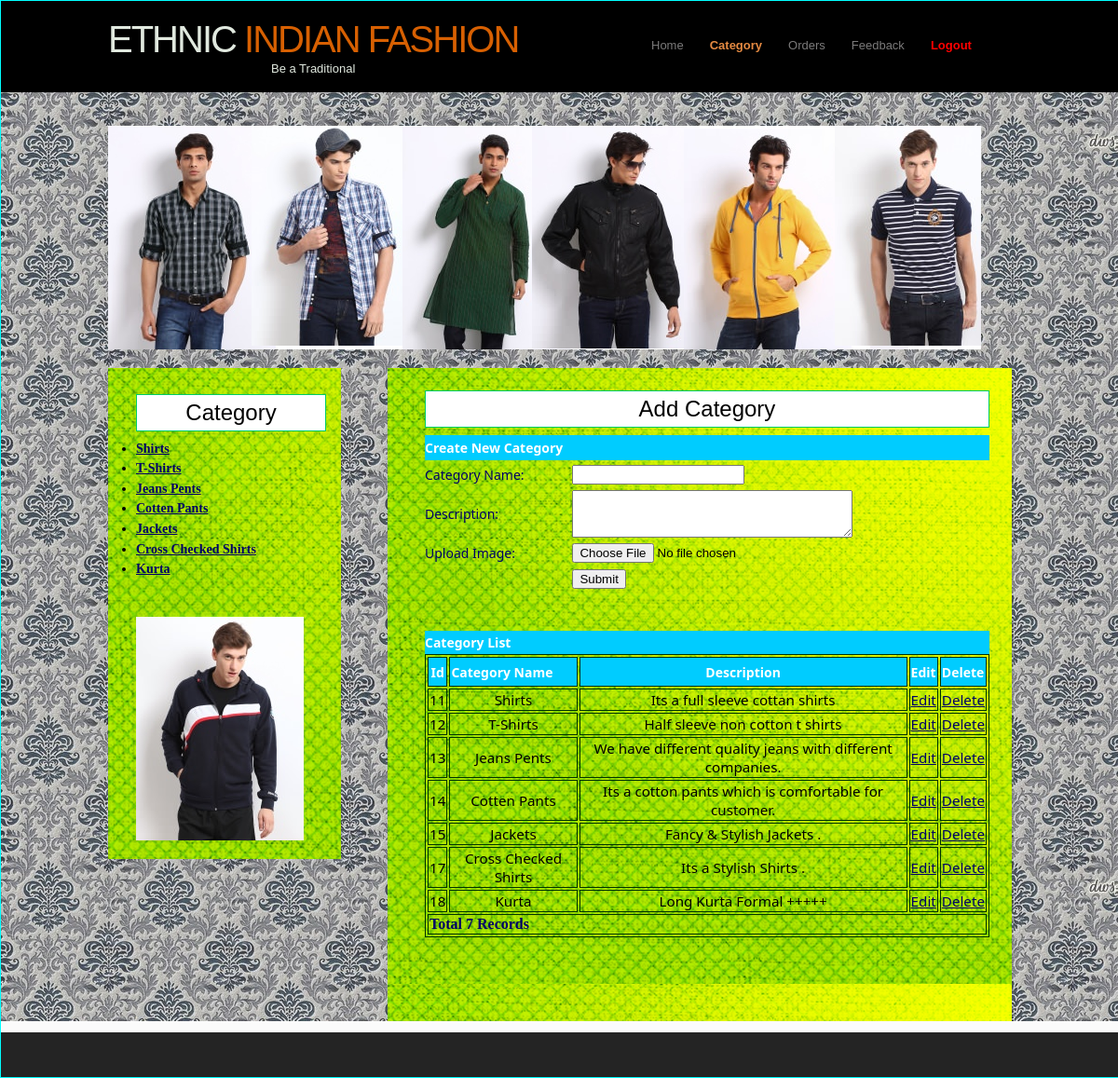
Page /add_catagory.php (signed in) on the committed database.
### tables this page shows
CREATE TABLE IF NOT EXISTS `category_master` (
  `CategoryId` int(11) NOT NULL AUTO_INCREMENT,
  `CategoryName` varchar(20) NOT NULL,
  `Description` varchar(200) NOT NULL,
  `Image` varchar(100) NOT NULL,
  PRIMARY KEY (`CategoryId`)
);

### add_catagory.php (the view, shortened to what this page needs)
<html>
<head>
<link href="style.css" rel="stylesheet" type="text/css" />
<link href="SpryAssets/SpryValidationTextField.css" rel="stylesheet" type="text/css" />
<link href="SpryAssets/SpryValidationTextarea.css" rel="stylesheet" type="text/css" />
</head>
<body onLoad="MM_preloadImages('img/67.jpg','img/101.png')">
<div class="main">
  <div class="header">
    <div class="header_resize">
      <div class="logo">
        <h1><a href="admin_index.php">ETHNIC<span> INDIAN FASHION</span><small><center>Be a Traditional</center></small></a></h1>
      </div>
      <div class="menu_nav">
        <ul>
          <li><a href="admin_index.php">Home</a></li>
          <li class="active"><a href="add_catagory.php">Category</a></li>
          <li><a href="order.php">Orders</a></li>
          <li><a href="allfeed.php">Feedback</a></li>
          <li><a href="logout.php"><font color="#FF0000"><b>Logout</b></font></a></li>
        </ul>
      </div>
    </div>
  </div>
  <div class="content">
    <div class="content_resize">
      <div class="hbg"><a href="#" onMouseOut="MM_swapImgRestore()" onMouseOver="MM_swapImage('Image4','','img/101.png',1)"><img src="img/100.png" alt="Sorry" width="937" height="240" id="Image4" /></a></div>
      <div class="mainbar">
        <div class="article">
          <h2 align="center">Add Category</h2>
            <table width="100%" border="0" cellspacing="0" cellpadding="0">
              <tr bgcolor="#00CCFF">
                <td height="27"><span class="style9 style32"><strong>Create New Category</strong></span></td>
              </tr>
			  <form action="InsertCategory.php" method="post" enctype="multipart/form-data" name="form1" id="form1">
              <tr>
                <td height="26"><table width="100%"  border="0" cellpadding="0" cellspacing="0">
                    <tr>
                      <td height="32" class="style19" ><div align="left" class="style19">Category Name:</div></td>
                      <td><span id="sprytextfield3">
                        <label>
                        <div align="left">
                          <input type="text" name="txtName" id="txtName" />
                        </div>
                        </label>
                        <span class="textfieldRequiredMsg">Enter Category.</span></span></td>
                    </tr>
                    <tr>
                      <td height="34"><div align="left"><span class="style19">Description:</span></div></td>
                      <td><span id="sprytextarea1">
                        <label>
                        <div align="left">
                          <textarea name="txtDesc" id="txtDesc" cols="35" rows="3"></textarea>
                        </div>
                        </label>
                        <span class="textareaRequiredMsg">Enter Description</span></span></td>
                    </tr>
                    <tr>
                      <td height="34"><div align="left"><span class="style19">Upload Image:</span></div></td>
                      <td><label>
                        <div align="left">
                          <input type="file" name="txtFile" id="txtFile" />
                        </div>
                      </label></td>
                    </tr>
                    <tr>
                      <td>&nbsp;</td>
                      <td><label>
                        <div align="left">
                          <input type="submit" name="button" id="button" value="Submit" />
                        </div>
                      </label><p>&nbsp;</p></td>
                    </tr>
</table></td>
              </tr></form>
              <tr bgcolor="#00CCFF">
                <td height="25" class="style33">Category List</td>
              </tr>
              <tr>
                <td><table width="100%" border="1" bordercolor="#003300" >
                    <tr bgcolor="#0099FF" class="style9">
                      <th height="32" bgcolor="#00CCFF" class="style11"><div align="left" class="style5 style20 style21 style32">
                        <div align="center"><strong>Id</strong></div>
                      </div></th>
                      <th bgcolor="#00CCFF" class="style11"><div align="left" class="style21 style5 style32"><strong>Category Name</strong></div></th>
                      <th bgcolor="#00CCFF" class="style11" align="center"><div align="left" class="style9 style5 style32">
                        <center class="style29">
                          Description
                        </center>
                      </div></th>
                      <th bgcolor="#00CCFF" class="style11"><div align="left" class="style9 style5 style32"><strong>Edit</strong></div></th>
                      <th bgcolor="#00CCFF" class="style11"><div align="left" class="style33">Delete</div></th>
                  </tr>
                    <?php
$sql = "select * from Category_Master";
$result = mysql_query($sql);
while($row = mysql_fetch_array($result))
{
$Id=$row['CategoryId'];
$CategoryName=$row['CategoryName'];
$Description=$row['Description'];
?>
                    <tr>
                      <td class="style11"><div align="left" class="style9 style5">
                        <div align="center" class="style13"><?php echo $Id;?></div>
                      </div></td>
                      <td class="style11"><div align="left" class="style9 style5">
                        <div align="center" class="style13"><?php echo $CategoryName;?></div>
                      </div></td>
                      <td class="style11"><div align="left" class="style9 style5 style14">
                        <div align="center" class="style24"><?php echo $Description;?></div>
                      </div></td>
                      <td class="style11"><div align="left" class="style9 style5">
                        <div align="center"><a href="EditCategory.php?CatId=<?php echo $Id;?>">Edit</a></div>
                      </div></td>
                      <td class="style11"><div align="left" class="style9 style5">
                        <div align="center"><a href="DeleteCategory.php?CatId=<?php echo $Id;?>">Delete</a></div>
                      </div></td>
                    </tr>
                    <?php
}
$records = mysql_num_rows($result);
?>
                    <tr>
                      <td colspan="5" class="style11"><div align="left">
                        <div align="left" class="style15"><?php echo "Total ".$records." Records"; ?></div>
                      </div></td>
                    </tr>
                </table></td>
              </tr>
              <tr>
                <td height="26"></td>
              </tr>
          </table></div>
        <div class="article"></div>
      </div>
      <div class="sidebar">
        <div class="gadget">
          <h2 align="center" class="star">Category</h2>
          <div>
           <ul>
                <?php
$sql = "select * from Category_Master";
$result = mysql_query($sql);
while($row = mysql_fetch_array($result))
{
$Id=$row['CategoryId'];
$CategoryName=$row['CategoryName'];
?>
              <li class="style14 style12 style16"> <a href="add_products.php?CategoryId=<?php echo $Id;?>" class="style14 style15 style12 style27 style27"><strong><?php echo $CategoryName;?></strong></a></li>
              <span class="style14 style12 style16">
              <?php
	}
?>
              </span>
                                                                                                                                                                     </ul>
          </div>
        </div>
        <div class="gadget"><a href="#" onMouseOut="MM_swapImgRestore()" onMouseOver="MM_swapImage('Image2','','img/67.jpg',1)"><img src="img/62.jpg" name="Image2" width="180" height="240" border="0" id="Image2" /></a></div>
      </div>
    </div>
  </div>
  <div class="footer">
    <div class="footer_resize"></div>
  </div>
</div>
</body>
</html>

### style.css (style rules this page uses)
body { margin:0; padding:0; width:100%; font-family: Arial, Helvetica, sans-serif; font-size: 12px; font-style: normal; line-height: 1.8em; font-weight: lighter; font-variant: normal; position: absolute; height: auto; border: thin ridge #00FFFF; background-color: #8F8F8F; }
html, .main { padding:0; margin:0; background:#fbfbfb; }
.logo { height:98px; float:left; }
h1 { margin: 0; padding: 17px 0; color: #000000; font: bold 40px/1.2em Arial, Helvetica, sans-serif; letter-spacing: -2px; }
h1 a, h1 a:hover { color:#e1e9df; text-decoration:none; }
h1 span { color:#d76002; }
h1 small { display:block; padding:0; font:normal 13px/1.2em Arial, Helvetica, sans-serif; letter-spacing:normal; }
h2 { height: auto; width: auto; margin-top: 8px; margin-right: 0; margin-bottom: 8px; margin-left: 0; padding-top: 8px; padding-right: 0; padding-bottom: 8px; padding-left: 0; border: thin groove #00CC66; font-family: Arial, Helvetica, sans-serif; font-size: 24px; font-weight: lighter; font-style: normal; color: #000; background-color: #FFFFFF; }
p { margin: 8px 0; padding: 0 0 8px 0; font: normal 12px/1.8em Arial, Helvetica, sans-serif; color: #000; }
a { color:#000066; text-decoration:underline; font-weight: normal; }
.header, .content, .menu_nav, .fbg, .footer, form, ol, ol li, ul, .content .mainbar, .content .sidebar { margin: 0; padding: 0; font-size: 12px; font-weight: bold; font-family: Arial, Helvetica, sans-serif; }
.header { height:98px; background-color: #000000; }
.header_resize { margin:0 auto; padding:0; width:970px; }
.hbg { width:970px; padding:20px 0; }
.menu_nav { margin:0; padding:25px 0 0 20px; float:right; width:400px; }
.menu_nav ul { list-style:none; }
.menu_nav ul li { margin:0; padding:0 2px 0 0; float:left; background:url(images/menu_line.gif) no-repeat right center; }
.menu_nav ul li a { display:block; margin:0; padding:12px 13px; color:#7b7a7a; text-decoration:none; font-size:13px; }
.menu_nav ul li.active a, .menu_nav ul li a:hover { font-weight:bold; color:#e58a42; }
.content { margin-bottom:12px; background-color: #F0F0F0; background-image: url(images/18516-vintage-pattern-1280x800-abstract-wallpaper.jpg); }
.content_resize { margin:0 auto; padding:16px 0 0; width:970px; }
.mainbar { margin:0; padding:0; float:right; width:670px; }
.mainbar .article { margin: 0; padding: 16px 24px 24px 40px; text-align: center; font-size: 12px; font-family: "Segoe UI", "Microsoft Sans Serif"; background-image: url(images/10447-green-fabric-1366x768-abstract-wallpaper.png); }
.sidebar { padding:0; float:left; width:250px; background:#f7f7f7; background-image: url(images/10447-green-fabric-1366x768-abstract-wallpaper.png); }
.sidebar .gadget { margin: 0; padding: 20px 16px 20px 30px; font-weight: bold; }
.footer { color:#959595; background-color:#242424; }
.footer_resize { margin:0 auto; padding:24px 40px; width:890px; }
.main .content .content_resize .mainbar .article table tr td table tr .style11 { color: #000066; font-family: "Segoe UI", "Microsoft Sans Serif"; }
.main .content .content_resize .mainbar .article table tr td table tr .style11 .style9.style5 strong { color: #FFFFFF; }
.main .content .content_resize .mainbar .article table tr td table { text-align: center; color: #000; }
.main .content .content_resize .mainbar .article table tr td table tr .style11 .style9.style5 strong { text-align: center; }

### add_catagory.php (style rules this page uses)
.style9 { font-size: 95%; font-weight: normal; color: #FFFFFF; font-family: "Segoe UI", "Microsoft Sans Serif"; }
.style13 { color: #000000; font-weight: normal; font-family: "Segoe UI", "Microsoft Sans Serif"; }
.style14 { color: #000000 }
.style15 { color: #000066; font-family: "Segoe UI Light"; font-style: normal; font-weight: bold; }
.style16 { font-size: 14px; font-weight: bold; }
.style19 { font-family: "Segoe UI", "Microsoft Sans Serif"; font-size: 14px; color: #000066; }
.style20 { font-family: "Segoe UI", "Microsoft Sans Serif" }
.style21 { color: #FFFFFF; font-family: "Segoe UI", "Microsoft Sans Serif"; font-size: 95%; font-weight: bold; }
.style24 { color: #000000; font-family: "Segoe UI", "Microsoft Sans Serif"; font-weight: normal; }
.style27 { font-size: 14px; font-weight: bold; }
.style29 { color: #FFFFFF; font-family: "Segoe UI", "Microsoft Sans Serif"; font-weight: bold; }
.style32 { font-size: 14px; font-weight: bold; }
.style33 { color: #FFFFFF; font-family: "Segoe UI", "Microsoft Sans Serif"; font-size: 14px; font-weight: bold; }

### rows in the picture
category_master: CategoryId "11", CategoryName "Shirts", Description "Its a full sleeve cottan shirts"
category_master: CategoryId "12", CategoryName "T-Shirts", Description "Half sleeve non cotton t shirts"
category_master: CategoryId "13", CategoryName "Jeans Pents", Description "We have different quality jeans with different companies."
category_master: CategoryId "14", CategoryName "Cotten Pants", Description "Its a cotton pants which is comfortable for customer."
category_master: CategoryId "15", CategoryName "Jackets", Description "Fancy & Stylish Jackets ."
category_master: CategoryId "17", CategoryName "Cross Checked Shirts", Description "Its a Stylish Shirts ."
category_master: CategoryId "18", CategoryName "Kurta", Description "Long Kurta Formal +++++"

### other values in the picture
$records "7"
